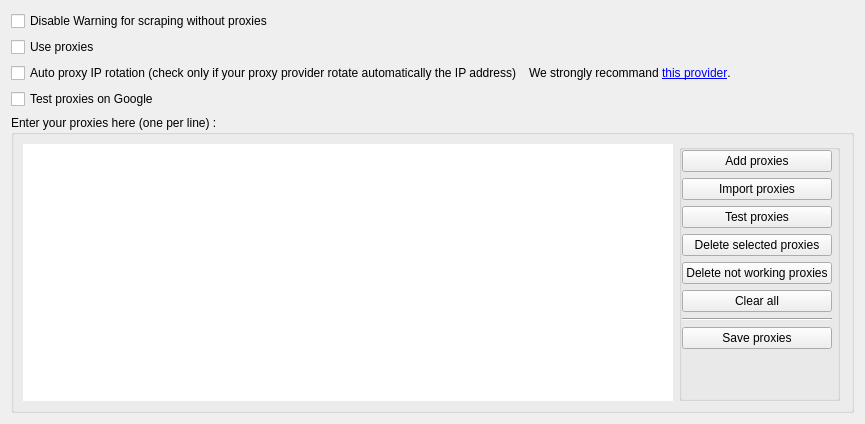
      <widget class="QWidget" name="tab_3">
       <property name="sizePolicy">
        <sizepolicy hsizetype="Expanding" vsizetype="Expanding">
         <horstretch>0</horstretch>
         <verstretch>0</verstretch>
        </sizepolicy>
       </property>
       <attribute name="title">
        <string>Proxies</string>
       </attribute>
       <layout class="QVBoxLayout" name="verticalLayout_10">
        <item>
         <widget class="QCheckBox" name="scrapWithoutProxyWarnCheckBox">
          <property name="text">
           <string>Disable Warning for scraping without proxies</string>
          </property>
         </widget>
        </item>
        <item>
         <widget class="QCheckBox" name="useProxiesCheckBox">
          <property name="text">
           <string>Use proxies</string>
          </property>
         </widget>
        </item>
        <item>
         <layout class="QHBoxLayout" name="horizontalLayout_14">
          <property name="bottomMargin">
           <number>0</number>
          </property>
          <item>
           <widget class="QCheckBox" name="useProxyRotatingCheckBox">
            <property name="toolTip">
             <string>&lt;html&gt;&lt;head/&gt;&lt;body&gt;&lt;p&gt;This option automatically disable captcha support for Google scrap.&lt;br/&gt;Check only if you use service like this. Contact us if you want more details.&lt;/p&gt;&lt;/body&gt;&lt;/html&gt;</string>
            </property>
            <property name="text">
             <string>Auto proxy IP rotation (check only if your proxy provider rotate automatically the IP address)</string>
            </property>
           </widget>
          </item>
          <item>
           <widget class="QLabel" name="label_33">
            <property name="toolTip">
             <string>&lt;html&gt;&lt;head/&gt;&lt;body&gt;&lt;p&gt;Get 30% off with the code : STORM30&lt;/p&gt;&lt;/body&gt;&lt;/html&gt;</string>
            </property>
            <property name="text">
             <string>&lt;html&gt;&lt;head/&gt;&lt;body&gt;&lt;p&gt;We strongly recommand &lt;a href=&quot;https://stormproxies.com/clients/aff/go/lczgbe&quot;&gt;&lt;span style=&quot; text-decoration: underline; color:#0000ff;&quot;&gt;this provider&lt;/span&gt;&lt;/a&gt;.&lt;/p&gt;&lt;/body&gt;&lt;/html&gt;</string>
            </property>
            <property name="openExternalLinks">
             <bool>true</bool>
            </property>
           </widget>
          </item>
         </layout>
        </item>
        <item>
         <widget class="QCheckBox" name="testProxiesOnGoogleCheckBox">
          <property name="text">
           <string>Test proxies on Google</string>
          </property>
         </widget>
        </item>
        <item>
         <widget class="QGroupBox" name="proxiesGroupBox">
          <property name="sizePolicy">
           <sizepolicy hsizetype="Expanding" vsizetype="Expanding">
            <horstretch>0</horstretch>
            <verstretch>0</verstretch>
           </sizepolicy>
          </property>
          <property name="styleSheet">
           <string notr="true"/>
          </property>
          <property name="title">
           <string>Enter your proxies here (one per line) :</string>
          </property>
          <layout class="QHBoxLayout" name="horizontalLayout_9">
           <property name="rightMargin">
            <number>5</number>
           </property>
           <item>
            <widget class="QTableView" name="proxiesList">
             <property name="minimumSize">
              <size>
               <width>650</width>
               <height>0</height>
              </size>
             </property>
             <property name="frameShape">
              <enum>QFrame::NoFrame</enum>
             </property>
             <property name="alternatingRowColors">
              <bool>true</bool>
             </property>
             <property name="showGrid">
              <bool>true</bool>
             </property>
             <property name="gridStyle">
              <enum>Qt::SolidLine</enum>
             </property>
             <property name="sortingEnabled">
              <bool>true</bool>
             </property>
             <attribute name="horizontalHeaderCascadingSectionResizes">
              <bool>false</bool>
             </attribute>
            </widget>
           </item>
           <item>
            <widget class="QGroupBox" name="proxiesButtonGroupBox">
             <property name="alignment">
              <set>Qt::AlignLeading|Qt::AlignLeft|Qt::AlignTop</set>
             </property>
             <layout class="QVBoxLayout" name="verticalLayout_11">
              <property name="spacing">
               <number>6</number>
              </property>
              <property name="leftMargin">
               <number>0</number>
              </property>
              <property name="topMargin">
               <number>0</number>
              </property>
              <property name="rightMargin">
               <number>5</number>
              </property>
              <item>
               <widget class="QPushButton" name="proxiesAddButton">
                <property name="minimumSize">
                 <size>
                  <width>0</width>
                  <height>22</height>
                 </size>
                </property>
                <property name="text">
                 <string>Add proxies</string>
                </property>
               </widget>
              </item>
              <item>
               <widget class="QPushButton" name="proxiesImportButton">
                <property name="minimumSize">
                 <size>
                  <width>0</width>
                  <height>22</height>
                 </size>
                </property>
                <property name="text">
                 <string>Import proxies</string>
                </property>
               </widget>
              </item>
              <item>
               <widget class="QPushButton" name="proxiesTestButton">
                <property name="minimumSize">
                 <size>
                  <width>0</width>
                  <height>22</height>
                 </size>
                </property>
                <property name="text">
                 <string>Test proxies</string>
                </property>
               </widget>
              </item>
              <item>
               <widget class="QPushButton" name="proxiesDeleteSelectedButton">
                <property name="minimumSize">
                 <size>
                  <width>0</width>
                  <height>22</height>
                 </size>
                </property>
                <property name="text">
                 <string>Delete selected proxies</string>
                </property>
               </widget>
              </item>
              <item>
               <widget class="QPushButton" name="proxiesDeleteButton">
                <property name="minimumSize">
                 <size>
                  <width>0</width>
                  <height>22</height>
                 </size>
                </property>
                <property name="text">
                 <string>Delete not working proxies</string>
                </property>
               </widget>
              </item>
              <item>
               <widget class="QPushButton" name="proxiesClearAllButton">
                <property name="minimumSize">
                 <size>
                  <width>0</width>
                  <height>22</height>
                 </size>
                </property>
                <property name="text">
                 <string>Clear all</string>
                </property>
               </widget>
              </item>
              <item>
               <widget class="Line" name="line_4">
                <property name="orientation">
                 <enum>Qt::Horizontal</enum>
                </property>
               </widget>
              </item>
              <item>
               <widget class="QPushButton" name="SaveProxies">
                <property name="minimumSize">
                 <size>
                  <width>0</width>
                  <height>22</height>
                 </size>
                </property>
                <property name="text">
                 <string>Save proxies</string>
                </property>
               </widget>
              </item>
              <item>
               <spacer name="verticalSpacer_7">
                <property name="orientation">
                 <enum>Qt::Vertical</enum>
                </property>
                <property name="sizeHint" stdset="0">
                 <size>
                  <width>20</width>
                  <height>40</height>
                 </size>
                </property>
               </spacer>
              </item>
             </layout>
            </widget>
           </item>
           <item>
            <widget class="Line" name="line_3">
             <property name="orientation">
              <enum>Qt::Horizontal</enum>
             </property>
            </widget>
           </item>
          </layout>
         </widget>
        </item>
       </layout>
      </widget>
